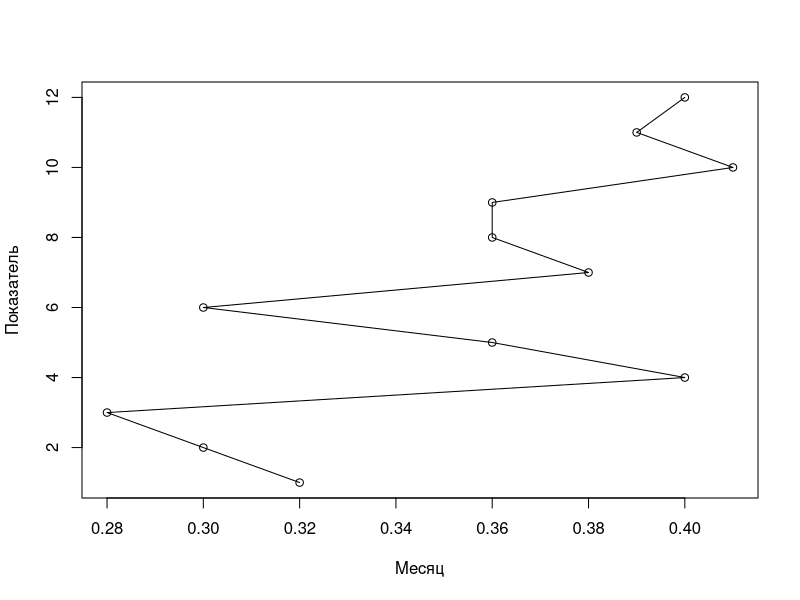
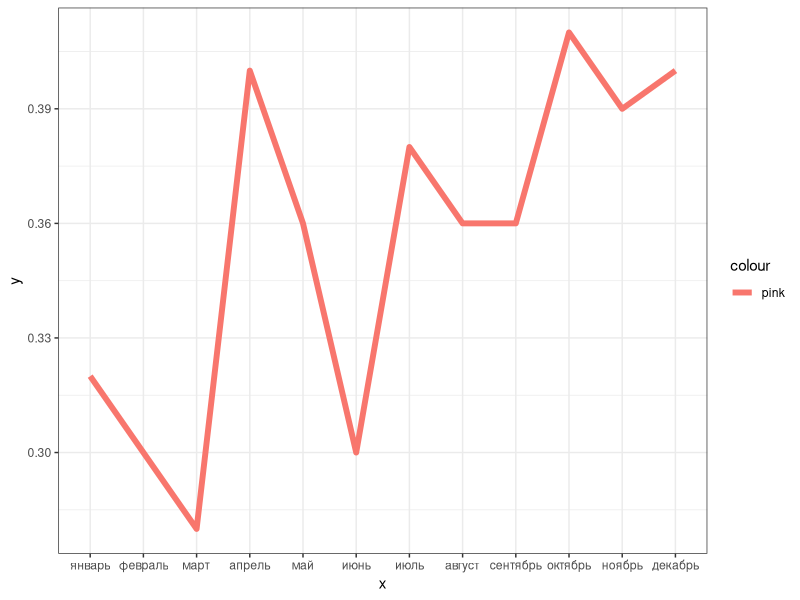

Generate these figures, in order, with R:
setwd('/Users/yadonistroman/Documents/GitHub/trustus-r/data')
library(tidyverse)
library(readxl)

df <- read_excel('total.xlsx')
unique(df[, 'Регион'])

str(df)
df$Месяц <- factor(df$Месяц, levels = c('январь', 'февраль', 'март', 'апрель', 'май', 'июнь', 
                                           'июль', 'август', 'сентябрь', 'октябрь', 'ноябрь', 'декабрь'))


df_rus <- aggregate(cbind(`Число абонентов`, `Среднемесячная з.п.`, `Уровень безработицы`, 
                          Индекс.БП, Индекс.ПА, Количество.ВТ, `Онлайн-заявки`, `Офлайн-заявки`, 
                          `Доля сделок, первичка`, `Доля сделок, вторичка`)
                    ~ Месяц, data = df, FUN = mean)

str(df_rus)

df_region <- df %>% select(Месяц, `Число абонентов`, `Среднемесячная з.п.`, `Уровень безработицы`, 
                           Индекс.БП, Индекс.ПА, Количество.ВТ, `Онлайн-заявки`, `Офлайн-заявки`, 
                           `Доля сделок, первичка`, `Доля сделок, вторичка`, Регион)
df_region <- as.data.frame(df_region)
df_region <- df_region[df_region$Регион == 'алтайский край', ]

x <- df_region$Месяц
y <- df_region[, 8]

plot(y, x, xlab = 'Месяц', ylab = 'Показатель')
lines(y, x)

ggplot(data = df_region, aes(x = x, y = y, group = 1, colour = 'pink')) + 
  geom_line(size = 2) +
  theme_bw()

str(df_region)
str((df_rus))

